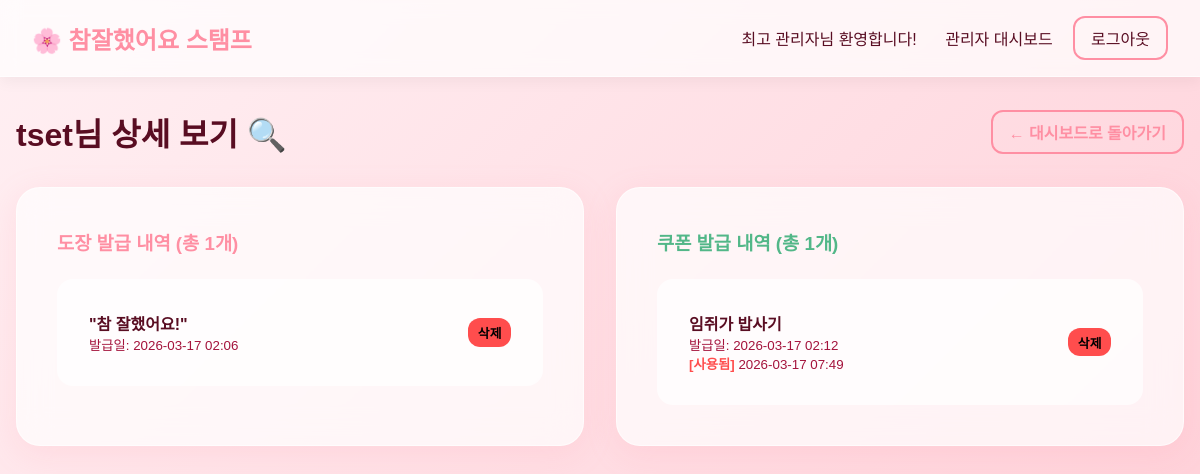
Page /admin/user/2 (signed in) on the earlier database version.
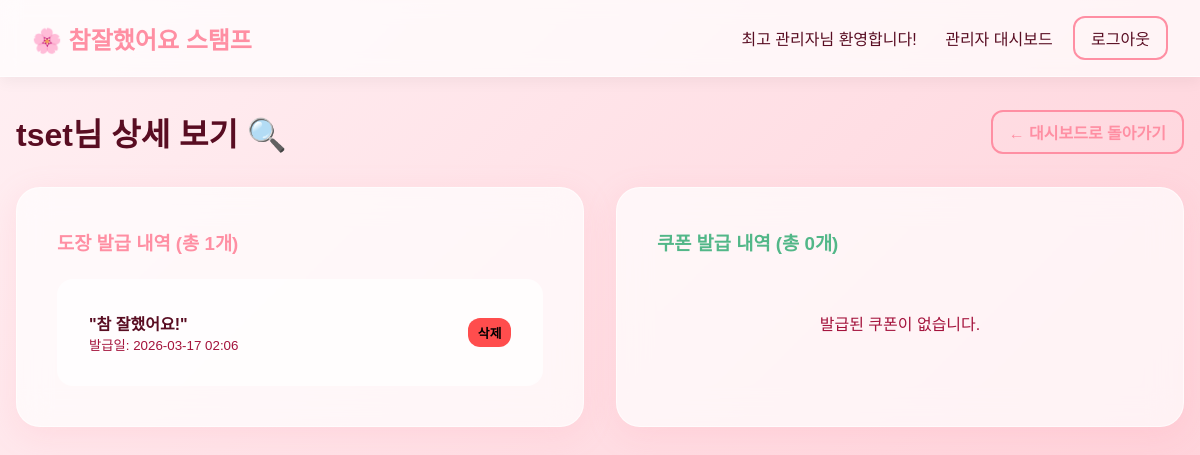
Same page on the later database version.
### models.py (models this page shows)
class User(UserMixin, db.Model):
    id = db.Column(db.Integer, primary_key=True)
    username = db.Column(db.String(150), unique=True, nullable=False)
    password_hash = db.Column(db.String(256), nullable=False)
    name = db.Column(db.String(150), nullable=False)
    is_admin = db.Column(db.Boolean, default=False)
    stamps_received = db.relationship('Stamp', foreign_keys='Stamp.user_id', backref='receiver', lazy=True, cascade='all, delete-orphan')
    coupons_received = db.relationship('Coupon', foreign_keys='Coupon.user_id', backref='owner', lazy=True, cascade='all, delete-orphan')

class Stamp(db.Model):
    id = db.Column(db.Integer, primary_key=True)
    user_id = db.Column(db.Integer, db.ForeignKey('user.id'), nullable=False)
    granted_by = db.Column(db.Integer, db.ForeignKey('user.id'), nullable=False)
    granted_at = db.Column(db.DateTime, default=datetime.utcnow)
    message = db.Column(db.String(500), nullable=True) # Optional compliment message

class Coupon(db.Model):
    id = db.Column(db.Integer, primary_key=True)
    user_id = db.Column(db.Integer, db.ForeignKey('user.id'), nullable=False)
    granted_by = db.Column(db.Integer, db.ForeignKey('user.id'), nullable=True) # Null if auto-granted
    granted_at = db.Column(db.DateTime, default=datetime.utcnow)
    reason = db.Column(db.String(200), nullable=False)
    is_used = db.Column(db.Boolean, default=False)
    used_at = db.Column(db.DateTime, nullable=True)

### app.py (the view)
@app.route('/admin/user/<int:user_id>')
@login_required
def admin_user_detail(user_id):
    if not current_user.is_admin:
        return redirect(url_for('user_dashboard'))
    target_user = User.query.get_or_404(user_id)
    stamps = Stamp.query.filter_by(user_id=user_id).order_by(Stamp.granted_at.desc()).all()
    coupons = Coupon.query.filter_by(user_id=user_id).order_by(Coupon.granted_at.desc()).all()
    return render_template('admin_user_detail.html', target_user=target_user, stamps=stamps, coupons=coupons)

### app.py (called while the page is built)
@login_manager.user_loader
def load_user(user_id):
    return User.query.get(int(user_id))

### templates/admin_user_detail.html
{% extends "base.html" %}
{% block content %}
<div class="dashboard-header" style="display: flex; justify-content: space-between; align-items: center;">
    <h1 class="dashboard-title">{{ target_user.name }}님 상세 보기 🔍</h1>
    <a href="{{ url_for('admin_dashboard') }}" class="btn btn-outline" style="padding: 0.5rem 1rem;">← 대시보드로 돌아가기</a>
</div>
<div class="admin-grid" style="grid-template-columns: 1fr 1fr; gap: 2rem;">
    <div class="glass-card">
        <h3 style="color: var(--primary); margin-bottom: 1.5rem;">도장 발급 내역 (총 {{ stamps|length }}개)</h3>
        {% if stamps %}
            <div style="background: rgba(255,255,255,0.7); border-radius: 16px; padding: 1rem;">
                {% for stamp in stamps %}
                    <div class="user-list-item" style="display: flex; justify-content: space-between; align-items: center;">
                        <div>
                            <p style="margin: 0; font-weight: bold;">"{{ stamp.message }}"</p>
                            <small style="color: var(--text-muted);">발급일: {{ stamp.granted_at.strftime('%Y-%m-%d %H:%M') }}</small>
                        </div>
                        <form method="POST" action="{{ url_for('delete_stamp', stamp_id=stamp.id) }}" style="margin: 0;" onsubmit="return confirm('정말 이 스탬프를 삭제하시겠습니까?');">
                            <button class="btn btn-danger" style="padding: 0.3rem 0.6rem; font-size: 0.8rem; background: #ff4d4d; border: none;">삭제</button>
                        </form>
                    </div>
                {% endfor %}
            </div>
        {% else %}
            <p style="text-align: center; color: var(--text-muted); padding: 2rem;">발급된 스탬프가 없습니다.</p>
        {% endif %}
    </div>
    <div class="glass-card">
        <h3 style="color: #52b788; margin-bottom: 1.5rem;">쿠폰 발급 내역 (총 {{ coupons|length }}개)</h3>
        {% if coupons %}
            <div style="background: rgba(255,255,255,0.7); border-radius: 16px; padding: 1rem;">
                {% for coupon in coupons %}
                    <div class="user-list-item" style="display: flex; justify-content: space-between; align-items: center;">
                        <div>
                            <p style="margin: 0; font-weight: bold;">{{ coupon.reason }}</p>
                            <small style="color: var(--text-muted);">
                                발급일: {{ coupon.granted_at.strftime('%Y-%m-%d %H:%M') }}
                                {% if coupon.is_used %}
                                <br><span style="color: #ff4d4d; font-weight: bold;">[사용됨]</span> {{ coupon.used_at.strftime('%Y-%m-%d %H:%M') }}
                                {% endif %}
                            </small>
                        </div>
                        <form method="POST" action="{{ url_for('delete_coupon', coupon_id=coupon.id) }}" style="margin: 0;" onsubmit="return confirm('정말 이 쿠폰을 삭제하시겠습니까?');">
                            <button class="btn btn-danger" style="padding: 0.3rem 0.6rem; font-size: 0.8rem; background: #ff4d4d; border: none;">삭제</button>
                        </form>
                    </div>
                {% endfor %}
            </div>
        {% else %}
            <p style="text-align: center; color: var(--text-muted); padding: 2rem;">발급된 쿠폰이 없습니다.</p>
        {% endif %}
    </div>
</div>
{% endblock %}

### templates/base.html (shortened to what this page needs)
<!DOCTYPE html>
<html lang="ko">
<head>
    <link rel="stylesheet" as="style" crossorigin href="https://cdn.jsdelivr.net/gh/orioncactus/pretendard@v1.3.8/dist/web/variable/pretendardvariable.css" />
    <link rel="stylesheet" href="{{ url_for('static', filename='css/style.css') }}">
</head>
<body>
    <nav class="navbar">
        <a href="{{ url_for('index') }}" class="navbar-brand">
            🌸 참잘했어요 스탬프
        </a>
        <div class="nav-links">
            {% if current_user.is_authenticated %}
                <span>{{ current_user.name }}님 환영합니다!</span>
                {% if current_user.is_admin %}
                    <a href="{{ url_for('admin_dashboard') }}">관리자 대시보드</a>
                {% else %}
                    <a href="{{ url_for('user_dashboard') }}">내 스탬프</a>
                {% endif %}
                <a href="{{ url_for('logout') }}" class="btn btn-outline" style="padding: 0.5rem 1rem; margin-left:1rem;">로그아웃</a>
            {% else %}
                <a href="{{ url_for('login') }}">로그인</a>
                <a href="{{ url_for('register') }}" class="btn btn-primary" style="padding: 0.5rem 1rem;">회원가입</a>
            {% endif %}
        </div>
    </nav>
    <div class="container">
        {% block content %}{% endblock %}
    </div>
</body>
</html>

### static/css/style.css (style rules this page uses)
:root { --primary: #ff8fa3; --primary-light: #ffb3c1; --secondary: #ffccd5; --bg-gradient-start: #fff0f3; --bg-gradient-end: #ffccd5; --text-main: #590d22; --text-muted: #a4133c; --glass-bg: rgba(255, 255, 255, 0.7); --glass-border: rgba(255, 255, 255, 0.6); --glass-shadow: 0 8px 32px 0 rgba(255, 143, 163, 0.15); }
* { box-sizing: border-box; margin: 0; padding: 0; }
body { font-family: 'Pretendard', 'Noto Sans KR', sans-serif; background: linear-gradient(135deg, var(--bg-gradient-start), var(--bg-gradient-end)); min-height: 100vh; color: var(--text-main); display: flex; flex-direction: column; }
.navbar { background: var(--glass-bg); backdrop-filter: blur(10px); -webkit-backdrop-filter: blur(10px); border-bottom: 1px solid var(--glass-border); padding: 1rem 2rem; display: flex; justify-content: space-between; align-items: center; box-shadow: 0 4px 15px rgba(0,0,0,0.05); }
.navbar-brand { font-size: 1.5rem; font-weight: 700; color: var(--primary); text-decoration: none; display: flex; align-items: center; gap: 0.5rem; }
.nav-links a { color: var(--text-main); text-decoration: none; margin-left: 1.5rem; font-weight: 500; transition: color 0.3s; }
.container { max-width: 1200px; margin: 2rem auto; padding: 0 1rem; flex: 1; width: 100%; }
.glass-card { background: var(--glass-bg); backdrop-filter: blur(16px); -webkit-backdrop-filter: blur(16px); border: 1px solid var(--glass-border); border-radius: 24px; box-shadow: var(--glass-shadow); padding: 2.5rem; animation: fadeIn 0.5s ease-out; }
.btn { display: inline-block; padding: 0.8rem 1.5rem; border-radius: 12px; border: none; font-size: 1rem; font-weight: 600; cursor: pointer; transition: all 0.3s cubic-bezier(0.4, 0, 0.2, 1); text-align: center; text-decoration: none; }
.btn-outline { background: transparent; border: 2px solid var(--primary); color: var(--primary); }
.dashboard-header { display: flex; justify-content: space-between; align-items: center; margin-bottom: 2rem; }
.dashboard-title { font-size: 2rem; color: var(--text-main); }
.admin-grid { display: grid; grid-template-columns: 1fr 1fr; gap: 2rem; }
.user-list-item { display: flex; justify-content: space-between; align-items: center; padding: 1rem; border-bottom: 1px solid var(--glass-border); }
.user-list-item:last-child { border-bottom: none; }

Differences in the rows shown:
removed Coupon: reason "임쥐가 밥사기", granted_at "2026-03-17 02:12", used_at "2026-03-17 07:49"
Other differences:
{{ coupons|length }}: "1" → "0"
text now shown: "발급된 쿠폰이 없습니다."
